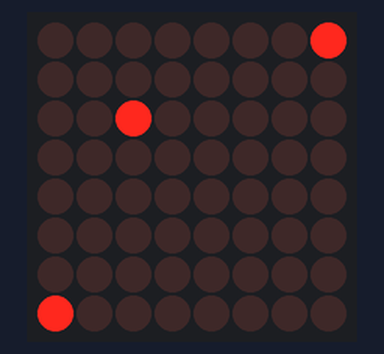
This sketch was run on a simulated Arduino Uno, built with avr-gcc and run on an emulated ATmega328P. Parts: 8×8 LED matrix.

Above: at 0.3 s.

The sketch:

max7219-matrix-points.ino
```cpp
// Orientation of the MAX7219 model: single pixels set through MD_MAX72XX.
#include <MD_MAX72xx.h>

MD_MAX72XX mx = MD_MAX72XX(MD_MAX72XX::FC16_HW, 2, 3, 10, 1);

void setup() {
  mx.begin();
  mx.setPoint(0, 0, true);  // row 0, column 0
  mx.setPoint(2, 5, true);
  mx.setPoint(7, 7, true);
  delay(100);
  mx.control(MD_MAX72XX::SHUTDOWN, MD_MAX72XX::ON);
  delay(100);
  mx.control(MD_MAX72XX::SHUTDOWN, MD_MAX72XX::OFF);
  mx.control(MD_MAX72XX::SCANLIMIT, 3);
}

void loop() {}
```
